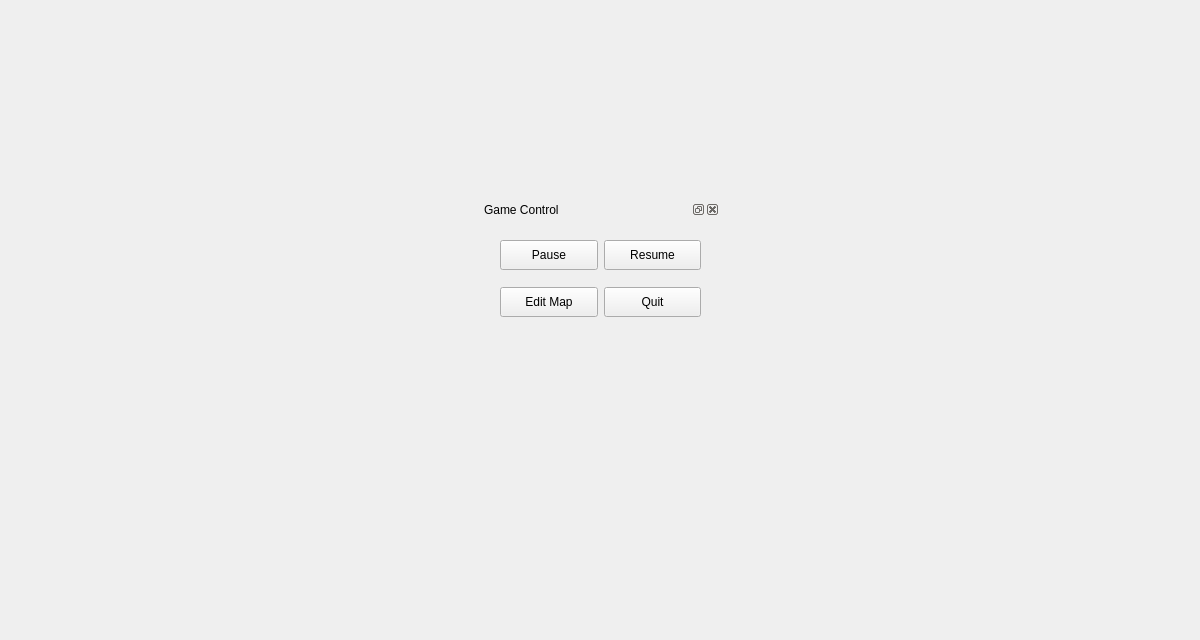
<?xml version="1.0" encoding="UTF-8"?>
<ui version="4.0">
 <class>GameBoard</class>
 <widget class="QWidget" name="GameBoard">
  <property name="geometry">
   <rect>
    <x>0</x>
    <y>0</y>
    <width>1200</width>
    <height>640</height>
   </rect>
  </property>
  <property name="windowTitle">
   <string>Touhou Hebijuu ~ Wily Snake and Weakest Food</string>
  </property>
  <widget class="QWidget" name="horizontalLayoutWidget">
   <property name="geometry">
    <rect>
     <x>0</x>
     <y>0</y>
     <width>1200</width>
     <height>640</height>
    </rect>
   </property>
   <layout class="QHBoxLayout" name="MainLayout">
    <property name="spacing">
     <number>0</number>
    </property>
    <item>
     <layout class="QVBoxLayout" name="MapLayout">
      <property name="spacing">
       <number>0</number>
      </property>
      <property name="sizeConstraint">
       <enum>QLayout::SetFixedSize</enum>
      </property>
     </layout>
    </item>
    <item>
     <layout class="QVBoxLayout" name="SidebarLayout">
      <property name="spacing">
       <number>0</number>
      </property>
      <property name="sizeConstraint">
       <enum>QLayout::SetFixedSize</enum>
      </property>
      <item>
       <layout class="QVBoxLayout" name="ScoreBoardLayout" stretch="">
        <property name="sizeConstraint">
         <enum>QLayout::SetMinimumSize</enum>
        </property>
       </layout>
      </item>
      <item>
       <layout class="QGridLayout" name="PanelLayout" rowstretch="0">
        <property name="sizeConstraint">
         <enum>QLayout::SetMinimumSize</enum>
        </property>
        <item row="0" column="0">
         <widget class="QDockWidget" name="dockWidget">
          <property name="maximumSize">
           <size>
            <width>240</width>
            <height>240</height>
           </size>
          </property>
          <property name="floating">
           <bool>false</bool>
          </property>
          <property name="allowedAreas">
           <set>Qt::RightDockWidgetArea</set>
          </property>
          <property name="windowTitle">
           <string>Game Control</string>
          </property>
          <widget class="QWidget" name="dockWidgetContents">
           <widget class="QWidget" name="">
            <property name="geometry">
             <rect>
              <x>20</x>
              <y>10</y>
              <width>201</width>
              <height>101</height>
             </rect>
            </property>
            <layout class="QGridLayout" name="gridLayout">
             <item row="0" column="0">
              <widget class="QPushButton" name="pushButton">
               <property name="minimumSize">
                <size>
                 <width>0</width>
                 <height>30</height>
                </size>
               </property>
               <property name="focusPolicy">
                <enum>Qt::NoFocus</enum>
               </property>
               <property name="text">
                <string>Pause</string>
               </property>
              </widget>
             </item>
             <item row="0" column="1">
              <widget class="QPushButton" name="pushButton_2">
               <property name="minimumSize">
                <size>
                 <width>0</width>
                 <height>30</height>
                </size>
               </property>
               <property name="focusPolicy">
                <enum>Qt::NoFocus</enum>
               </property>
               <property name="text">
                <string>Resume</string>
               </property>
              </widget>
             </item>
             <item row="1" column="0">
              <widget class="QPushButton" name="pushButton_4">
               <property name="minimumSize">
                <size>
                 <width>0</width>
                 <height>30</height>
                </size>
               </property>
               <property name="focusPolicy">
                <enum>Qt::NoFocus</enum>
               </property>
               <property name="text">
                <string>Edit Map</string>
               </property>
              </widget>
             </item>
             <item row="1" column="1">
              <widget class="QPushButton" name="pushButton_3">
               <property name="minimumSize">
                <size>
                 <width>0</width>
                 <height>30</height>
                </size>
               </property>
               <property name="focusPolicy">
                <enum>Qt::NoFocus</enum>
               </property>
               <property name="text">
                <string>Quit</string>
               </property>
              </widget>
             </item>
            </layout>
           </widget>
          </widget>
         </widget>
        </item>
       </layout>
      </item>
     </layout>
    </item>
   </layout>
  </widget>
 </widget>
 <resources/>
 <connections/>
</ui>
